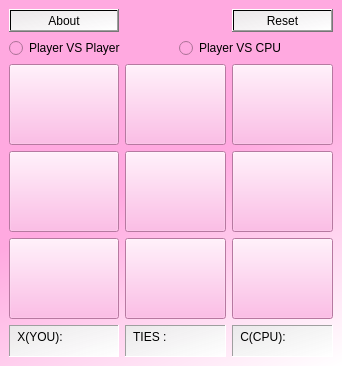
<?xml version="1.0" encoding="UTF-8"?>
<ui version="4.0">
 <class>MainWindow</class>
 <widget class="QMainWindow" name="MainWindow">
  <property name="geometry">
   <rect>
    <x>0</x>
    <y>0</y>
    <width>333</width>
    <height>366</height>
   </rect>
  </property>
  <property name="sizePolicy">
   <sizepolicy hsizetype="Expanding" vsizetype="Expanding">
    <horstretch>0</horstretch>
    <verstretch>0</verstretch>
   </sizepolicy>
  </property>
  <property name="windowTitle">
   <string>MainWindow</string>
  </property>
  <property name="autoFillBackground">
   <bool>true</bool>
  </property>
  <property name="styleSheet">
   <string notr="true">background-color: qlineargradient(spread:reflect, x1:0.573864, y1:0, x2:1, y2:1, stop:0.369318 rgba(255, 169, 224, 255), stop:1 rgba(255, 255, 255, 255));</string>
  </property>
  <property name="windowFilePath">
   <string/>
  </property>
  <widget class="QWidget" name="centralwidget">
   <layout class="QGridLayout" name="gridLayout">
    <item row="0" column="0">
     <widget class="QPushButton" name="btn_about">
      <property name="styleSheet">
       <string notr="true">background-color: qlineargradient(spread:pad, x1:0, y1:0, x2:1, y2:1, stop:0 rgba(233, 233, 233, 244), stop:1 rgba(255, 255, 255, 255));</string>
      </property>
      <property name="text">
       <string>About</string>
      </property>
     </widget>
    </item>
    <item row="0" column="3">
     <widget class="QPushButton" name="btn_reset">
      <property name="styleSheet">
       <string notr="true">background-color: qlineargradient(spread:pad, x1:0, y1:0, x2:1, y2:1, stop:0 rgba(233, 233, 233, 244), stop:1 rgba(255, 255, 255, 255));</string>
      </property>
      <property name="text">
       <string>Reset</string>
      </property>
      <property name="autoDefault">
       <bool>false</bool>
      </property>
      <property name="default">
       <bool>false</bool>
      </property>
      <property name="flat">
       <bool>false</bool>
      </property>
     </widget>
    </item>
    <item row="1" column="0" colspan="2">
     <widget class="QRadioButton" name="rbtn_2">
      <property name="styleSheet">
       <string notr="true">background-color: rgb(255, 169, 224);</string>
      </property>
      <property name="text">
       <string>Player VS Player</string>
      </property>
     </widget>
    </item>
    <item row="1" column="2" colspan="2">
     <widget class="QRadioButton" name="rbtn_1">
      <property name="enabled">
       <bool>true</bool>
      </property>
      <property name="autoFillBackground">
       <bool>false</bool>
      </property>
      <property name="styleSheet">
       <string notr="true">background-color: rgb(255, 169, 224);</string>
      </property>
      <property name="text">
       <string>Player VS CPU</string>
      </property>
     </widget>
    </item>
    <item row="2" column="0">
     <widget class="QPushButton" name="btn_1">
      <property name="sizePolicy">
       <sizepolicy hsizetype="Expanding" vsizetype="Expanding">
        <horstretch>0</horstretch>
        <verstretch>0</verstretch>
       </sizepolicy>
      </property>
      <property name="minimumSize">
       <size>
        <width>101</width>
        <height>81</height>
       </size>
      </property>
      <property name="font">
       <font>
        <pointsize>20</pointsize>
        <bold>true</bold>
       </font>
      </property>
      <property name="styleSheet">
       <string notr="true">background-color: rgb(255, 169, 224);</string>
      </property>
      <property name="text">
       <string/>
      </property>
     </widget>
    </item>
    <item row="2" column="1" colspan="2">
     <widget class="QPushButton" name="btn_2">
      <property name="sizePolicy">
       <sizepolicy hsizetype="Expanding" vsizetype="Expanding">
        <horstretch>0</horstretch>
        <verstretch>0</verstretch>
       </sizepolicy>
      </property>
      <property name="minimumSize">
       <size>
        <width>101</width>
        <height>81</height>
       </size>
      </property>
      <property name="font">
       <font>
        <pointsize>20</pointsize>
        <bold>true</bold>
       </font>
      </property>
      <property name="styleSheet">
       <string notr="true">background-color: rgb(255, 169, 224);</string>
      </property>
      <property name="text">
       <string/>
      </property>
     </widget>
    </item>
    <item row="2" column="3">
     <widget class="QPushButton" name="btn_3">
      <property name="sizePolicy">
       <sizepolicy hsizetype="Expanding" vsizetype="Expanding">
        <horstretch>0</horstretch>
        <verstretch>0</verstretch>
       </sizepolicy>
      </property>
      <property name="minimumSize">
       <size>
        <width>101</width>
        <height>81</height>
       </size>
      </property>
      <property name="font">
       <font>
        <pointsize>20</pointsize>
        <bold>true</bold>
       </font>
      </property>
      <property name="styleSheet">
       <string notr="true">background-color: rgb(255, 169, 224);</string>
      </property>
      <property name="text">
       <string/>
      </property>
     </widget>
    </item>
    <item row="3" column="0">
     <widget class="QPushButton" name="btn_4">
      <property name="sizePolicy">
       <sizepolicy hsizetype="Expanding" vsizetype="Expanding">
        <horstretch>0</horstretch>
        <verstretch>0</verstretch>
       </sizepolicy>
      </property>
      <property name="minimumSize">
       <size>
        <width>101</width>
        <height>81</height>
       </size>
      </property>
      <property name="font">
       <font>
        <pointsize>20</pointsize>
        <bold>true</bold>
       </font>
      </property>
      <property name="styleSheet">
       <string notr="true">background-color: rgb(255, 169, 224);</string>
      </property>
      <property name="text">
       <string/>
      </property>
     </widget>
    </item>
    <item row="3" column="1" colspan="2">
     <widget class="QPushButton" name="btn_5">
      <property name="sizePolicy">
       <sizepolicy hsizetype="Expanding" vsizetype="Expanding">
        <horstretch>0</horstretch>
        <verstretch>0</verstretch>
       </sizepolicy>
      </property>
      <property name="minimumSize">
       <size>
        <width>101</width>
        <height>81</height>
       </size>
      </property>
      <property name="font">
       <font>
        <pointsize>20</pointsize>
        <bold>true</bold>
       </font>
      </property>
      <property name="styleSheet">
       <string notr="true">background-color: rgb(255, 169, 224);</string>
      </property>
      <property name="text">
       <string/>
      </property>
     </widget>
    </item>
    <item row="3" column="3">
     <widget class="QPushButton" name="btn_6">
      <property name="sizePolicy">
       <sizepolicy hsizetype="Expanding" vsizetype="Expanding">
        <horstretch>0</horstretch>
        <verstretch>0</verstretch>
       </sizepolicy>
      </property>
      <property name="minimumSize">
       <size>
        <width>101</width>
        <height>81</height>
       </size>
      </property>
      <property name="font">
       <font>
        <pointsize>20</pointsize>
        <bold>true</bold>
       </font>
      </property>
      <property name="styleSheet">
       <string notr="true">background-color: rgb(255, 169, 224);</string>
      </property>
      <property name="text">
       <string/>
      </property>
     </widget>
    </item>
    <item row="4" column="0">
     <widget class="QPushButton" name="btn_7">
      <property name="sizePolicy">
       <sizepolicy hsizetype="Expanding" vsizetype="Expanding">
        <horstretch>0</horstretch>
        <verstretch>0</verstretch>
       </sizepolicy>
      </property>
      <property name="minimumSize">
       <size>
        <width>101</width>
        <height>81</height>
       </size>
      </property>
      <property name="font">
       <font>
        <pointsize>20</pointsize>
        <bold>true</bold>
       </font>
      </property>
      <property name="styleSheet">
       <string notr="true">background-color: rgb(255, 169, 224);</string>
      </property>
      <property name="text">
       <string/>
      </property>
     </widget>
    </item>
    <item row="4" column="1" colspan="2">
     <widget class="QPushButton" name="btn_8">
      <property name="sizePolicy">
       <sizepolicy hsizetype="Expanding" vsizetype="Expanding">
        <horstretch>0</horstretch>
        <verstretch>0</verstretch>
       </sizepolicy>
      </property>
      <property name="minimumSize">
       <size>
        <width>101</width>
        <height>81</height>
       </size>
      </property>
      <property name="font">
       <font>
        <pointsize>20</pointsize>
        <bold>true</bold>
       </font>
      </property>
      <property name="styleSheet">
       <string notr="true">background-color: rgb(255, 169, 224);</string>
      </property>
      <property name="text">
       <string/>
      </property>
     </widget>
    </item>
    <item row="4" column="3">
     <widget class="QPushButton" name="btn_9">
      <property name="sizePolicy">
       <sizepolicy hsizetype="Expanding" vsizetype="Expanding">
        <horstretch>0</horstretch>
        <verstretch>0</verstretch>
       </sizepolicy>
      </property>
      <property name="minimumSize">
       <size>
        <width>101</width>
        <height>81</height>
       </size>
      </property>
      <property name="font">
       <font>
        <pointsize>20</pointsize>
        <bold>true</bold>
       </font>
      </property>
      <property name="styleSheet">
       <string notr="true">background-color: rgb(255, 169, 224);</string>
      </property>
      <property name="text">
       <string/>
      </property>
     </widget>
    </item>
    <item row="5" column="0">
     <widget class="QTextEdit" name="btn_X">
      <property name="sizePolicy">
       <sizepolicy hsizetype="Minimum" vsizetype="Fixed">
        <horstretch>0</horstretch>
        <verstretch>31</verstretch>
       </sizepolicy>
      </property>
      <property name="minimumSize">
       <size>
        <width>81</width>
        <height>31</height>
       </size>
      </property>
      <property name="styleSheet">
       <string notr="true">background-color: qlineargradient(spread:pad, x1:0, y1:0, x2:1, y2:1, stop:0 rgba(233, 233, 233, 244), stop:1 rgba(255, 255, 255, 255));</string>
      </property>
      <property name="frameShape">
       <enum>QFrame::Shape::Panel</enum>
      </property>
      <property name="readOnly">
       <bool>true</bool>
      </property>
      <property name="html">
       <string>&lt;!DOCTYPE HTML PUBLIC &quot;-//W3C//DTD HTML 4.0//EN&quot; &quot;http://www.w3.org/TR/REC-html40/strict.dtd&quot;&gt;
&lt;html&gt;&lt;head&gt;&lt;meta name=&quot;qrichtext&quot; content=&quot;1&quot; /&gt;&lt;meta charset=&quot;utf-8&quot; /&gt;&lt;style type=&quot;text/css&quot;&gt;
p, li { white-space: pre-wrap; }
hr { height: 1px; border-width: 0; }
li.unchecked::marker { content: &quot;\2610&quot;; }
li.checked::marker { content: &quot;\2612&quot;; }
&lt;/style&gt;&lt;/head&gt;&lt;body style=&quot; font-family:'Segoe UI'; font-size:9pt; font-weight:400; font-style:normal;&quot;&gt;
&lt;p style=&quot; margin-top:0px; margin-bottom:0px; margin-left:0px; margin-right:0px; -qt-block-indent:0; text-indent:0px;&quot;&gt; X(YOU):&lt;/p&gt;&lt;/body&gt;&lt;/html&gt;</string>
      </property>
     </widget>
    </item>
    <item row="5" column="1" colspan="2">
     <widget class="QTextEdit" name="btn_Ties">
      <property name="sizePolicy">
       <sizepolicy hsizetype="Minimum" vsizetype="Fixed">
        <horstretch>0</horstretch>
        <verstretch>31</verstretch>
       </sizepolicy>
      </property>
      <property name="minimumSize">
       <size>
        <width>81</width>
        <height>31</height>
       </size>
      </property>
      <property name="styleSheet">
       <string notr="true">background-color: qlineargradient(spread:pad, x1:0, y1:0, x2:1, y2:1, stop:0 rgba(233, 233, 233, 244), stop:1 rgba(255, 255, 255, 255));</string>
      </property>
      <property name="frameShape">
       <enum>QFrame::Shape::Panel</enum>
      </property>
      <property name="readOnly">
       <bool>true</bool>
      </property>
      <property name="html">
       <string>&lt;!DOCTYPE HTML PUBLIC &quot;-//W3C//DTD HTML 4.0//EN&quot; &quot;http://www.w3.org/TR/REC-html40/strict.dtd&quot;&gt;
&lt;html&gt;&lt;head&gt;&lt;meta name=&quot;qrichtext&quot; content=&quot;1&quot; /&gt;&lt;meta charset=&quot;utf-8&quot; /&gt;&lt;style type=&quot;text/css&quot;&gt;
p, li { white-space: pre-wrap; }
hr { height: 1px; border-width: 0; }
li.unchecked::marker { content: &quot;\2610&quot;; }
li.checked::marker { content: &quot;\2612&quot;; }
&lt;/style&gt;&lt;/head&gt;&lt;body style=&quot; font-family:'Segoe UI'; font-size:9pt; font-weight:400; font-style:normal;&quot;&gt;
&lt;p style=&quot; margin-top:0px; margin-bottom:0px; margin-left:0px; margin-right:0px; -qt-block-indent:0; text-indent:0px;&quot;&gt; TIES :   &lt;/p&gt;&lt;/body&gt;&lt;/html&gt;</string>
      </property>
     </widget>
    </item>
    <item row="5" column="3">
     <widget class="QTextEdit" name="btn_C">
      <property name="sizePolicy">
       <sizepolicy hsizetype="Minimum" vsizetype="Fixed">
        <horstretch>0</horstretch>
        <verstretch>31</verstretch>
       </sizepolicy>
      </property>
      <property name="minimumSize">
       <size>
        <width>81</width>
        <height>31</height>
       </size>
      </property>
      <property name="font">
       <font>
        <kerning>true</kerning>
       </font>
      </property>
      <property name="autoFillBackground">
       <bool>false</bool>
      </property>
      <property name="styleSheet">
       <string notr="true">background-color: qlineargradient(spread:pad, x1:0, y1:0, x2:1, y2:1, stop:0 rgba(233, 233, 233, 244), stop:1 rgba(255, 255, 255, 255));
border-color: qlineargradient(spread:pad, x1:0, y1:0, x2:0.96, y2:1, stop:0 rgba(255, 255, 255, 237), stop:1 rgba(255, 255, 255, 255));</string>
      </property>
      <property name="frameShape">
       <enum>QFrame::Shape::Panel</enum>
      </property>
      <property name="frameShadow">
       <enum>QFrame::Shadow::Sunken</enum>
      </property>
      <property name="readOnly">
       <bool>true</bool>
      </property>
      <property name="html">
       <string>&lt;!DOCTYPE HTML PUBLIC &quot;-//W3C//DTD HTML 4.0//EN&quot; &quot;http://www.w3.org/TR/REC-html40/strict.dtd&quot;&gt;
&lt;html&gt;&lt;head&gt;&lt;meta name=&quot;qrichtext&quot; content=&quot;1&quot; /&gt;&lt;meta charset=&quot;utf-8&quot; /&gt;&lt;style type=&quot;text/css&quot;&gt;
p, li { white-space: pre-wrap; }
hr { height: 1px; border-width: 0; }
li.unchecked::marker { content: &quot;\2610&quot;; }
li.checked::marker { content: &quot;\2612&quot;; }
&lt;/style&gt;&lt;/head&gt;&lt;body style=&quot; font-family:'Segoe UI'; font-size:9pt; font-weight:400; font-style:normal;&quot;&gt;
&lt;p style=&quot; margin-top:0px; margin-bottom:0px; margin-left:0px; margin-right:0px; -qt-block-indent:0; text-indent:0px;&quot;&gt; C(CPU):&lt;/p&gt;&lt;/body&gt;&lt;/html&gt;</string>
      </property>
     </widget>
    </item>
   </layout>
  </widget>
 </widget>
 <resources/>
 <connections/>
</ui>
